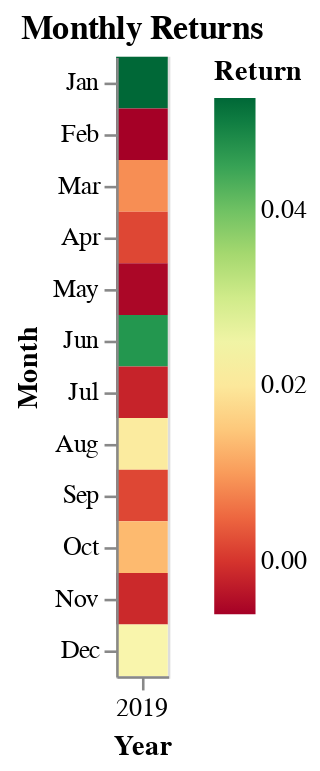

Notebook code cell kept with this figure:
### Code cell
monthly_returns_heatmap(bt.balance)

### Figure 1 — Vega-Lite specification as saved in the notebook (floating-point values rounded to 4 significant figures)
{"config": {"view": {"continuousWidth": 400, "continuousHeight": 300}}, "data": {"name": "data-ab845c3daf5b044c430c207ca5bafe0d"}, "mark": "rect", "encoding": {"color": {"type": "quantitative", "aggregate": "mean", "field": "capital", "scale": {"scheme": "redyellowgreen"}, "title": "Return"}, "tooltip": {"type": "quantitative", "aggregate": "mean", "field": "capital", "format": ".2f"}, "x": {"type": "ordinal", "field": "date", "timeUnit": "year", "title": "Year"}, "y": {"type": "ordinal", "field": "date", "timeUnit": "month", "title": "Month"}}, "title": "Monthly Returns", "$schema": "https://vega.github.io/schema/vega-lite/v4.0.0.json", "datasets": {"data-ab845c3daf5b044c430c207ca5bafe0d": [{"date": "2019-01-31T00:00:00+00:00", "capital": 0.05277}, {"date": "2019-02-28T00:00:00+00:00", "capital": -0.006038}, {"date": "2019-03-31T00:00:00+00:00", "capital": 0.00877}, {"date": "2019-04-30T00:00:00+00:00", "capital": 0.001899}, {"date": "2019-05-31T00:00:00+00:00", "capital": -0.005255}, {"date": "2019-06-30T00:00:00+00:00", "capital": 0.0468}, {"date": "2019-07-31T00:00:00+00:00", "capital": -0.001932}, {"date": "2019-08-31T00:00:00+00:00", "capital": 0.02064}, {"date": "2019-09-30T00:00:00+00:00", "capital": 0.00191}, {"date": "2019-10-31T00:00:00+00:00", "capital": 0.01324}, {"date": "2019-11-30T00:00:00+00:00", "capital": -0.001233}, {"date": "2019-12-31T00:00:00+00:00", "capital": 0.02299}]}}
